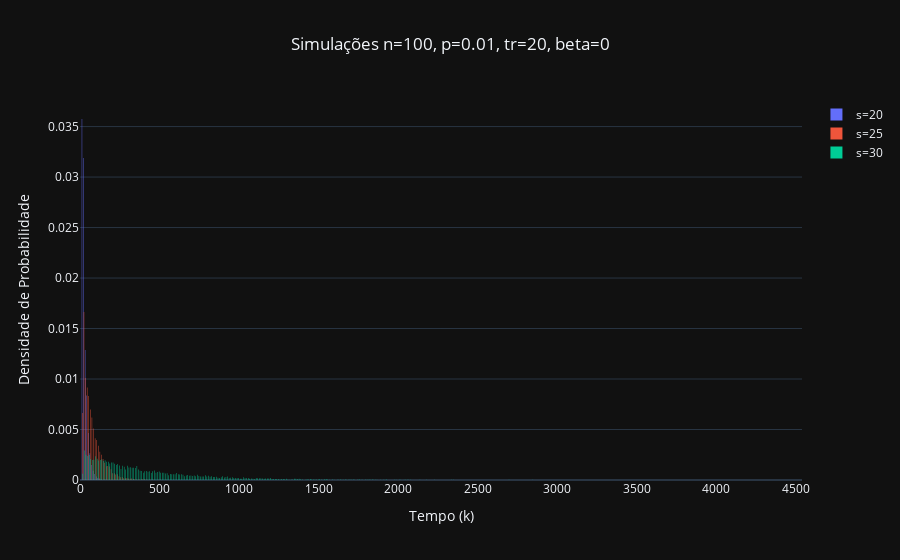

The notebook cell saved with this chart:
### Markdown cell above
#### Casos $\beta = 0$

- $n = 100$, $p = 0.01$, $\forall s \in \{40, 45, 50\}$, $t_R = 20$
- $n = 100$, $p = 0.01$, $s = 50$, $\forall t_R \in \{30, 40, 50\}$

### Code cell
traces = []

for s in [20, 25, 30]:
    traces.append(build_simulation_trace(
        f"s={s}",
        100,
        0.01,
        s,
        20,
        0,
        bin_size=10
    ))
    
plot_traces(traces, "Simulações n=100, p=0.01, tr=20, beta=0")

### Figure 1 — Plotly figure (JSON) as saved in the notebook; plotly's stock layout.template omitted (floating-point values rounded to 4 significant figures; data arrays with more than 128 entries replaced by an {"elided": "..."} marker saying what was removed)
{"data": [{"histnorm": "probability density", "name": "s=20", "type": "histogram", "x": {"elided": "10000 int values"}, "xbins": {"end": 100000, "size": 10, "start": 0}}, {"histnorm": "probability density", "name": "s=25", "type": "histogram", "x": {"elided": "10000 int values"}, "xbins": {"end": 100000, "size": 10, "start": 0}}, {"histnorm": "probability density", "name": "s=30", "type": "histogram", "x": {"elided": "10000 int values"}, "xbins": {"end": 100000, "size": 10, "start": 0}}], "layout": {"barmode": "group", "title": {"text": "Simulações n=100, p=0.01, tr=20, beta=0", "x": 0.5, "xanchor": "center"}, "xaxis": {"title": {"text": "Tempo (k)"}}, "yaxis": {"title": {"text": "Densidade de Probabilidade"}}}}
